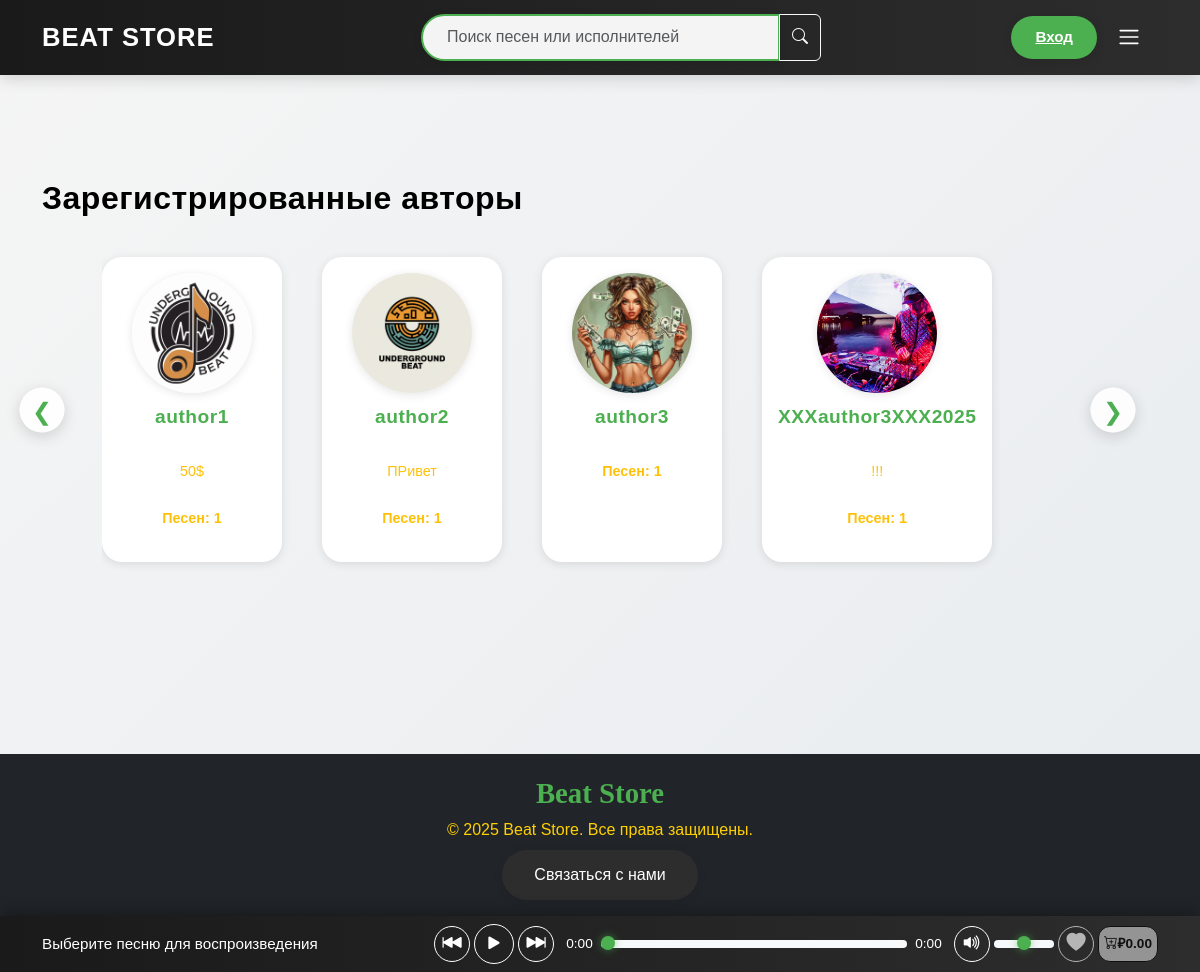
/authors/, run on an earlier commit of the app's database.
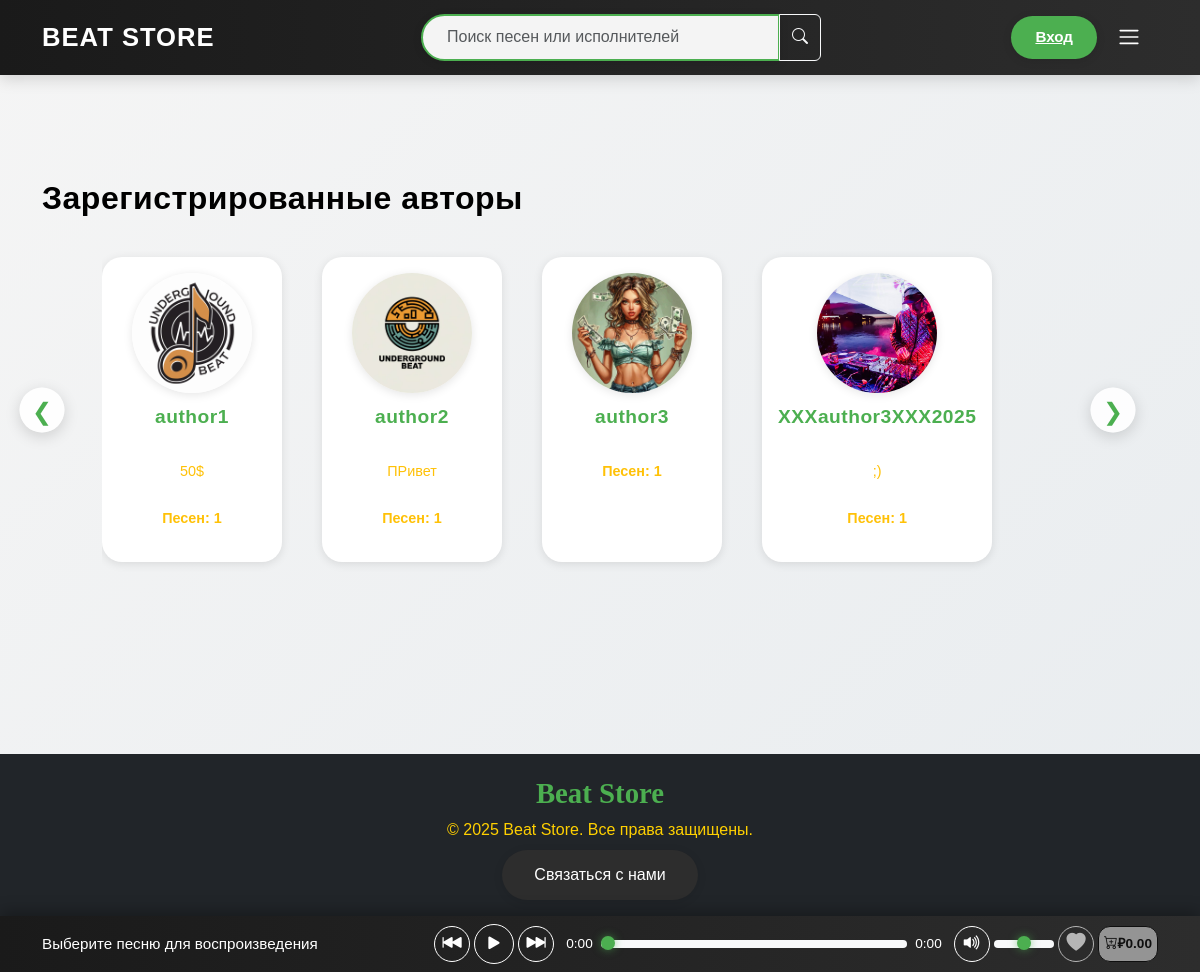
And on a later commit of the database.
### store/models.py (models this page shows, shortened)
class Profile(models.Model):
    user = models.OneToOneField(
        User,
        on_delete=models.CASCADE,
        related_name='profile',
        verbose_name='Пользователь'
    )
    status = models.CharField(
        max_length=100,
        blank=True,
        default='',
        verbose_name='Статус'
    )
    photo = models.ImageField(
        upload_to='profile_photos/',
        null=True,
        blank=True,
        verbose_name='Фото'
    )
    class Meta:
        verbose_name = 'Профиль'
        verbose_name_plural = 'Профили'

class User(AbstractUser):
    email = models.EmailField(unique=True, verbose_name='Электронная почта')
    balance = models.DecimalField(max_digits=10, decimal_places=2, default=0.00, verbose_name='Баланс')
    class Meta:
        verbose_name = 'Пользователь'
        verbose_name_plural = 'Пользователи'
        indexes = [models.Index(fields=['username', 'email'])]

### store/views.py (the view)
# urls.py: path('authors/', views.authors_list, name='authors_list'),
def authors_list(request):
    authors = User.objects.filter(songs__isnull=False).distinct().order_by('username')
    profiles = Profile.objects.filter(user__in=authors).select_related('user')
    paginator = Paginator(profiles, 12)
    page_number = request.GET.get('page')
    page_obj = paginator.get_page(page_number)
    context = {
        'page_obj': page_obj,
    }
    return render(request, 'store/profiles.html', context)

### store/templates/store/profiles.html (shortened to what this page needs)
{% extends 'store/base.html' %}
{% load static %}
{% block extra_css %}
    <link rel="stylesheet" href="{% static 'css/profiles.css' %}">
{% endblock %}
{% block content %}
    <section class="category mt-5">
        <h2>Зарегистрированные авторы</h2>
        <div class="authors-container position-relative">
            <button class="scroll-button left btn btn-outline-secondary position-absolute top-50 start-0 translate-middle"
                    onclick="scrollAuthors('left', 'authors-list')" aria-label="Прокрутить влево">❮</button>
            <div class="authors d-flex overflow-auto" id="authors-list">
                {% for profile in page_obj %}
                    <a href="{% url 'store:profile' profile.user.username %}" class="author-item me-3 text-center text-decoration-none">
                        {% if profile.photo %}
                            <img src="{{ profile.photo.url }}" alt="{{ profile.user.username }}" class="author-photo" loading="lazy">
                        {% else %}
                            <img src="{% static 'images/default_photo.jpg' %}" alt="{{ profile.user.username }}" class="author-photo" loading="lazy">
                        {% endif %}
                        <h3 class="author-name">{{ profile.user.username }}</h3>
                        {% if profile.status %}
                            <p class="author-status">{{ profile.status }}</p>
                        {% endif %}
                        <p class="author-songs">Песен: {{ profile.user.songs.count }}</p>
                    </a>
                {% empty %}
                    <p>Нет зарегистрированных авторов.</p>
                {% endfor %}
            </div>
            <button class="scroll-button right btn btn-outline-secondary position-absolute top-50 end-0 translate-middle"
                    onclick="scrollAuthors('right', 'authors-list')" aria-label="Прокрутить вправо">❯</button>
        </div>
    </section>
{% endblock %}

### store/templates/store/base.html (shortened to what this page needs)
{% load static %}
<!DOCTYPE html>
<html lang="ru">
<head>
    <link href="https://cdn.jsdelivr.net/npm/bootstrap@5.3.0/dist/css/bootstrap.min.css" rel="stylesheet">
    <link href="https://cdn.jsdelivr.net/npm/bootstrap-icons@1.10.5/font/bootstrap-icons.css" rel="stylesheet">
    <link rel="stylesheet" href="{% static 'css/style.css' %}">
    {% block extra_css %}
    {% endblock %}
</head>
<body>
    {% include 'store/header.html' %}
    <main class="container my-4">
        {% block content %}
        {% endblock %}
    </main>
    <div class="player-section fixed-bottom bg-dark text-white p-2">
        <div class="container">
            <div class="player-container d-flex align-items-center flex-wrap gap-2">
                <div class="track-info flex-grow-1">
                    <span id="current-song" class="text-truncate d-block">Выберите песню для воспроизведения</span>
                </div>
                <div class="controls d-flex align-items-center justify-content-center gap-1">
                    <button id="prev-button" class="btn btn-outline-light btn-icon" aria-label="Предыдущая песня">
                        <i class="bi bi-skip-backward-fill"></i>
                    </button>
                    <button id="play-pause-button" class="btn btn-outline-light btn-icon btn-play" aria-label="Воспроизвести/Пауза">
                        <i class="bi bi-play-fill"></i>
                    </button>
                    <button id="next-button" class="btn btn-outline-light btn-icon" aria-label="Следующая песня">
                        <i class="bi bi-skip-forward-fill"></i>
                    </button>
                </div>
                <div class="progress-container d-flex align-items-center flex-grow-1 gap-1">
                    <span id="current-time" class="time-display">0:00</span>
                    <input type="range" id="progress-bar" class="form-range" min="0" max="1" step="0.01" value="0" aria-label="Прогресс воспроизведения">
                    <span id="total-time" class="time-display">0:00</span>
                </div>
                <div class="extra-controls d-flex align-items-center justify-content-end gap-1 flex-shrink-0">
                    <button id="mute-button" class="btn btn-outline-light btn-icon" aria-label="Включить/Выключить звук">
                        <i class="bi bi-volume-up-fill"></i>
                    </button>
                    <input type="range" id="volume-slider" class="form-range" min="0" max="1" step="0.01" value="0.5" aria-label="Громкость">
                    <button id="like-button-player" class="btn btn-outline-light btn-icon" data-likes="0" aria-label="Лайк" {% if not user.is_authenticated %}disabled{% endif %}>
                        <i class="bi bi-heart-fill"></i>
                    </button>
                    <button id="song-price" class="btn btn-icon text-truncate" data-song-id="0" title="Добавить в корзину" aria-label="Добавить в корзину" disabled>
                        <i class="bi bi-cart-plus"></i> ₽0.00
                    </button>
                </div>
            </div>
        </div>
    </div>
    <footer class="bg-dark text-white text-center py-3">
        <div class="container">
            <span class="footer-brand">Beat Store</span>
            <p class="mb-0">© 2025 Beat Store. Все права защищены.</p>
            <button class="btn btn-outline-light mt-2 contact-button" data-bs-toggle="modal" data-bs-target="#contactModal">Связаться с нами</button>
        </div>
    </footer>
</body>
</html>

### store/templates/store/header.html (shortened to what this page needs)
{% load static %}
<header class="navbar">
    <div class="container">
        <a class="navbar-brand" href="{% url 'store:index' %}">Beat Store</a>
        <form class="search-form mx-auto" action="{% url 'store:music_list' %}" method="get">
            <div class="input-group">
                <input class="search-input form-control" type="search" name="search" placeholder="Поиск песен или исполнителей" aria-label="Поиск">
                <button class="btn btn-outline-light search-btn" type="submit" aria-label="Поиск">
                    <i class="bi bi-search"></i>
                </button>
            </div>
        </form>
        <div class="auth-section">
            {% if user.is_authenticated %}
                <a href="{% url 'store:profile' user.username %}" class="nav-link username">{{ user.username }}</a>
            {% else %}
                <a href="{% url 'store:login' %}" class="auth-btn">Вход</a>
            {% endif %}
        </div>
        <button class="navbar-toggler ms-2" type="button" data-bs-toggle="offcanvas" data-bs-target="#offcanvasNavbar" aria-controls="offcanvasNavbar" aria-label="Переключить навигацию">
            <span class="navbar-toggler-icon"></span>
        </button>
    </div>
</header>

### static/css/profiles.css (style rules this page uses)
:root { --footer-bg: #1a1a1a; --primary-color: #4CAF50; --profile-accent: #FFC107; --dark-bg: #1a1a1a; --light-bg: #f5f5f5; --text-dark: #000000; --text-light: #ffffff; --transition: all 0.3s ease; --shadow-sm: 0 2px 10px rgba(0, 0, 0, 0.1); --shadow-md: 0 4px 15px rgba(0, 0, 0, 0.15); --like-color: rgb(255, 0, 0); --cart-color: #fefe02; }
*, *::before, *::after { box-sizing: border-box; margin: 0; padding: 0; }
.authors-container { position: relative; user-select: none; padding: 0 60px; }
.authors { display: flex; overflow-x: auto; scrollbar-width: none; -ms-overflow-style: none; padding: 1rem 0; scroll-behavior: smooth; gap: 1.5rem; touch-action: pan-x; }
.author-item { flex: 0 0 180px; background: var(--text-light); border-radius: 20px; box-shadow: var(--shadow-sm); transition: var(--transition); padding: 1rem; display: flex; flex-direction: column; align-items: center; color: var(--text-dark); text-decoration: none; }
.author-photo { width: 120px; height: 120px; border-radius: 50%; object-fit: cover; box-shadow: var(--shadow-sm); }
.author-name { font-family: 'Montserrat', sans-serif; font-size: 1.2rem; font-weight: 700; margin-top: 0.75rem; white-space: nowrap; overflow: hidden; text-overflow: ellipsis; width: 100%; color: var(--primary-color); transition: var(--transition); }
.author-status { font-family: 'Montserrat', sans-serif; font-size: 0.9rem; color: var(--profile-accent); white-space: nowrap; overflow: hidden; text-overflow: ellipsis; width: 100%; text-align: center; margin-top: 0.5rem; }
.author-songs { font-family: 'Montserrat', sans-serif; font-size: 0.9rem; font-weight: 600; color: var(--profile-accent); margin-top: 0.5rem; }
.scroll-button { position: absolute; top: 50%; transform: translateY(-50%); background: rgba(255, 255, 255, 0.9); color: var(--primary-color); width: 45px; height: 45px; box-shadow: var(--shadow-md); border: none; border-radius: 50%; font-size: 1.5rem; transition: var(--transition); z-index: 10; }
.scroll-button.left { left: 10px; }
.scroll-button.right { right: 10px; }
.category h2 { font-family: 'Gill Sans', 'Gill Sans MT', Calibri, 'Trebuchet MS', sans-serif; font-size: 2rem; font-weight: 700; color: var(--text-dark); margin-bottom: 1.5rem; }

What changed in the data, as far as the page shows it:
changed Profile "XXXauthor3XXX2025": status "!!!" → ";)"
